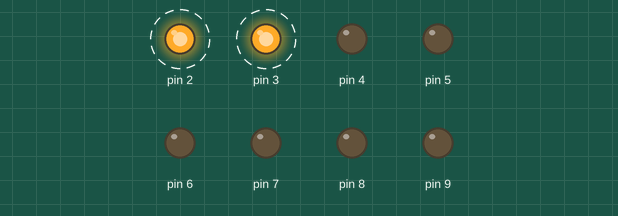
The sketch below on a simulated Arduino Uno, built with avr-gcc and run on an emulated ATmega328P. Shown: output pins drawn as LEDs (lit = HIGH). Dashed ring = blinking. What the sketch prints to the serial monitor is not drawn.

Above: at 0.5 s.
Timing chart, 0 to 4.6 s (numbered marks = the images above):
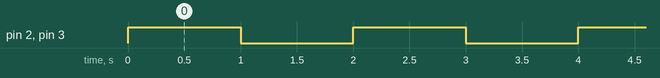

Measured:
- by itself, pin 2, pin 3: alternates HIGH for 1.0 s and LOW for 1.0 s

The sketch:

Po_Seven_segment_display.ino
```cpp
void setup() {
 //Initialize serial and wait for port to open:
  Serial.begin(9600);

  pinMode(2, OUTPUT);

  pinMode(3, OUTPUT);

  pinMode(4, OUTPUT);

  pinMode(5, OUTPUT);

  pinMode(6, OUTPUT);

  pinMode(7, OUTPUT);

  pinMode(8, OUTPUT);

  pinMode(9, OUTPUT);


}

void loop() {
 digitalWrite(2, 1);

  digitalWrite(3, 1);


  delay(1000);
  //Serial.print("ADpin_buffer = ");
  Serial.println("...");

  digitalWrite(2, 0);

  digitalWrite(3, 0);
  delay(1000);
  //delay(500);
}
```
